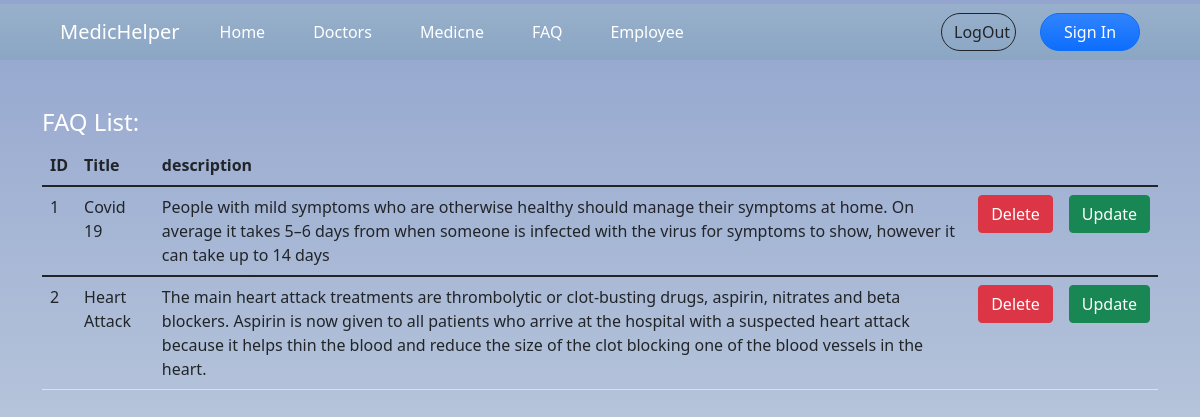
Page /faq_read.php on the committed database.
### tables this page shows
CREATE TABLE `faq` (
  `id` int(11) NOT NULL,
  `name` varchar(200) NOT NULL,
  `description` varchar(500) NOT NULL
);

### faq_read.php (the view, shortened to what this page needs)
<!DOCTYPE html>
<html lang="en">
<head>
    <link href="https://cdn.jsdelivr.net/npm/bootstrap@5.1.3/dist/css/bootstrap.min.css" rel="stylesheet">
</head>
<body style="height:1000px; background-image: linear-gradient(#93A5CF,   #E4EfE9);">
<Header class="bg-success bg-gradient text-dark bg-opacity-10">
            <nav class="navbar navbar-expand-lg navbar-light mt-1 me-5 ms-5   ">
                <div class="container-fluid ">
                  <a class="navbar-brand text-white" href="">MedicHelper</a>
                  <div class="collapse navbar-collapse" id="navbarSupportedContent">
                    <ul class="navbar-nav me-auto mb-2 mb-lg-0">
                      <li class="nav-item">
                        <a class="nav-link active mx-3 text-white" aria-current="page" href="admin-dashboard.php">Home</a>
                      </li>
                      <li class="nav-item">
                        <a class="nav-link active mx-3 text-white" aria-current="page" href="#">Doctors</a>
                      </li>
                      <li class="nav-item">
                        <a class="nav-link active mx-3 text-white" aria-current="page" href="medicine_list.php">Medicne</a>
                      </li>
                      <li class="nav-item">
                        <a class="nav-link active mx-3 text-white" aria-current="page" href="faq_read.php"> FAQ</a>
                      </li>
                      <li class="nav-item">
                        <a class="nav-link active mx-3 text-white" aria-current="page" href="#"> Employee</a>
                      </li>
                    </ul>
                    <form class="d-flex">
                    <a href="index.php"><button style="width:75px"  type="button" class="btn btn-outline-dark me-4 rounded-pill  ">LogOut</button></a>
                    <button style="width:100px" type="button" class="btn btn-primary bg-gradient rounded-pill  ">Sign In</button>
                    </form>
                  </div>
                </div>
              </nav>
        </Header>
<div class="container">
<h4 class="text-white mt-5">FAQ List:</h4>
<table class="table">
  <thead>
    <tr>
      <th scope="col">ID</th>
      <th scope="col">Title</th>
      <th scope="col">description</th>
    </tr>
  </thead>
<?php
	$connect = mysqli_connect( HOST, USER, PASS, DB )
		or die("Can not connect");
	$results = mysqli_query( $connect, "SELECT * FROM faq" );
    $check_result= mysqli_num_rows($results)> 0;
    if($check_result){
        while( $rows = mysqli_fetch_array( $results ) )
        {
            ?>
  <tbody>
    <tr>
      <td><?php echo $rows ['id']?></td>
      <td><?php echo $rows ['name']?></td>
      <td><?php echo $rows ['description']?></td>
      <td><a href ="faq_delete.php?id=<?php echo $rows ['id'];?>"><button class="btn btn-danger">Delete</button> </a></td>
      <td><a href="faq_update.php?id=<?php echo $rows ['id']?> &name=<?php echo $rows ['name']?> &description=<?php echo $rows ['description']?>"><button class="btn btn-success">Update</button></a></td>
    </tr>
  </tbody>
<?php
    }
}
else{
   die("Can not execute query");
}
?>
</table>
</div>
<br><br>
</body>
</html>

### rows in the picture
faq: id "1", name "Covid 19", description "People with mild symptoms who are otherwise healthy should manage their symptoms at home. On average it takes 5–6 days from when someone is infected with the virus for symptoms to show, however it can take up to 14 days"
faq: id "2", name "Heart Attack", description "The main heart attack treatments are thrombolytic or clot-busting drugs, aspirin, nitrates and beta blockers. Aspirin is now given to all patients who arrive at the hospital with a suspected heart attack because it helps thin the blood and reduce the size of the clot blocking one of the blood vessels in the heart."
